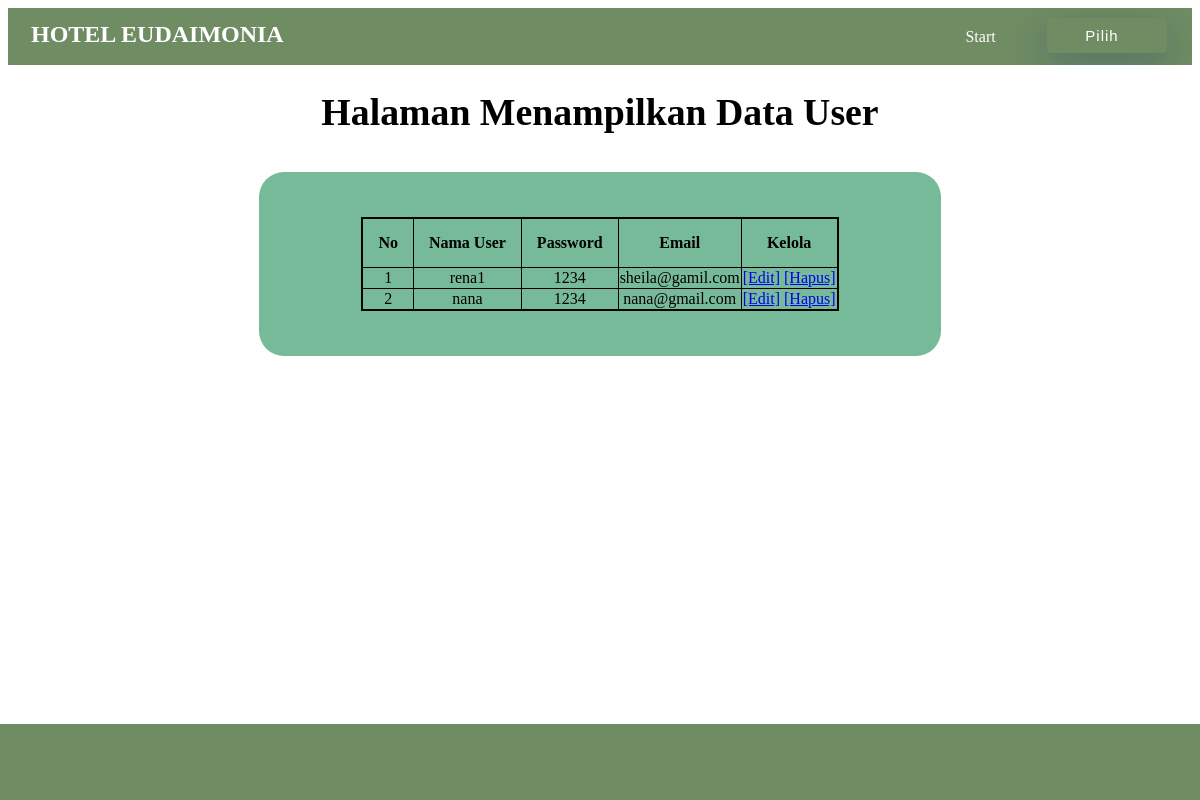
Screenshot of /index.php/crud_user with the database file from the repository.
### tables this page shows
CREATE TABLE `user` (
  `id_user` int(11) NOT NULL,
  `nama_user` varchar(25) NOT NULL,
  `password` varchar(10) NOT NULL,
  `email` varchar(20) NOT NULL
);

### application/controllers/Crud_user.php (called while the page is built, shortened)
<?php
class Crud_user extends CI_Controller{
    function __construct(){
        $this->load->model('M_user');
    }
    public function index(){
        $data['user'] = $this->M_user->get_user()->result_array();
        $this->load->view('user/main_user', $data);
    }
}
?>

### index.php (called while the page is built, shortened)
<?php
require_once BASEPATH.'core/CodeIgniter.php';

### application/models/M_user.php (called while the page is built, shortened)
<?php
class M_user extends CI_Model{
    public function get_user(){
        return $this->db->get('user');
    }
}
?>

### application/views/user/main_user.php (the view, shortened to what this page needs)
<!DOCTYPE html>
<html lang="en">
<head>
    <link rel="stylesheet" href="<?php echo base_url();?>vendor/stint/css/form1.css" type="text/css" media="all">
</head>
<body>
<div id="navbar1">
    <div class="c">
            <label for="modal-btn">Pilih <i class="uil uil-expand-arrows"></i></label>
        </div>
            <div id="navbar">
        <b>HOTEL EUDAIMONIA</b>
          <a href="<?php echo site_url('Tampilan');?>">Start</a>
    </div>
</div>
    <h1>Halaman Menampilkan Data User</h1>
<div class="for1">
    <table border="1">
        <tr>
            <th>No</th>
            <th>Nama User</th>
            <th>Password</th>
            <th>Email</th>
            <th>Kelola</th>
        </tr>
        <?php foreach($user as $manusia){?>
        <tr>
            <td><?php echo $manusia['id_user'];?></td>
            <td><?php echo $manusia['nama_user'];?></td>
            <td><?php echo $manusia['password'];?></td>
            <td><?php echo $manusia['email'];?></td>
            <td><a href="<?php echo site_url('crud_user/edit/'.$manusia['id_user']);?>">[Edit]</a>
            <a href="<?php echo site_url('crud_user/hapus/'.$manusia['id_user']);?>">[Hapus]</a></td>
        </tr>
        <?php } ?>
    </table>
</div>
<br><br><br>
<footer></footer>
</body>
</html>

### rows the page displays
user: id_user "1", nama_user "rena1", password "1234", email "sheila@gamil.com"
user: id_user "2", nama_user "nana", password "1234", email "nana@gmail.com"
